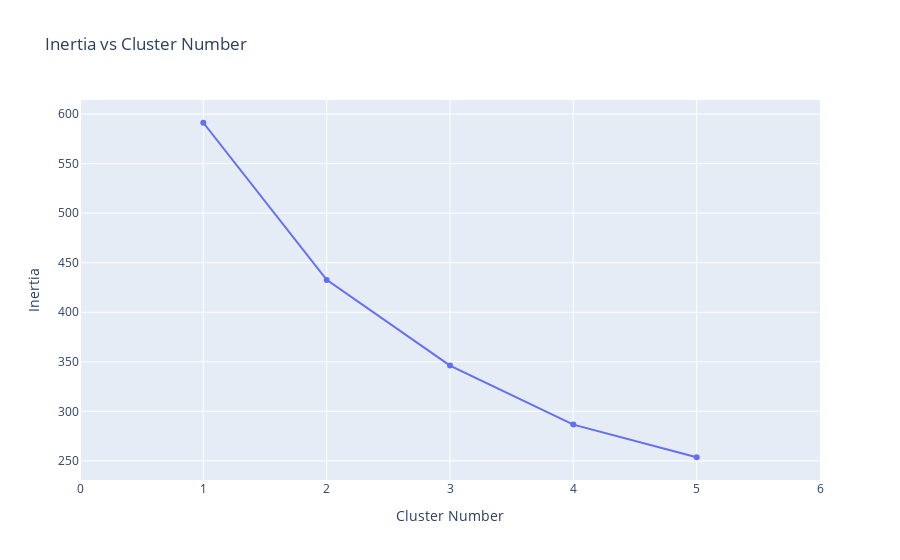

Source (notebook cell):
### Code cell
#Elbow point visualization graph
from sklearn.cluster import KMeans
from sklearn.preprocessing import MinMaxScaler
import plotly.graph_objects as go
import numpy as np
scaler = MinMaxScaler()
scaler.fit(x_ones)
X=scaler.transform(x_ones)
inertia = []
max_clusters = x_ones.shape[1] + 1
cluster_number = list(range(1, max_clusters))
for i in cluster_number:
    kmeans = KMeans(
        n_clusters=i, init="k-means++",
        n_init=10,
        tol=1e-04, random_state=42
    )
    kmeans.fit(X)
    inertia.append(kmeans.inertia_)
fig = go.Figure(data=go.Scatter(x=np.arange(1,max_clusters),y=inertia))
fig.update_layout(title="Inertia vs Cluster Number",xaxis=dict(range=[0,max_clusters],title="Cluster Number"),
                  yaxis={'title':'Inertia'},
                 annotations=[
    ])

### Figure 1 — Plotly figure (JSON) as saved in the notebook; plotly's stock layout.template omitted (floating-point values rounded to 4 significant figures)
{"data": [{"type": "scatter", "x": [1, 2, 3, 4, 5], "y": [591.2, 432.7, 346.2, 286.6, 253.6]}], "layout": {"title": {"text": "Inertia vs Cluster Number"}, "xaxis": {"range": [0, 6], "title": {"text": "Cluster Number"}}, "yaxis": {"title": {"text": "Inertia"}}}}
